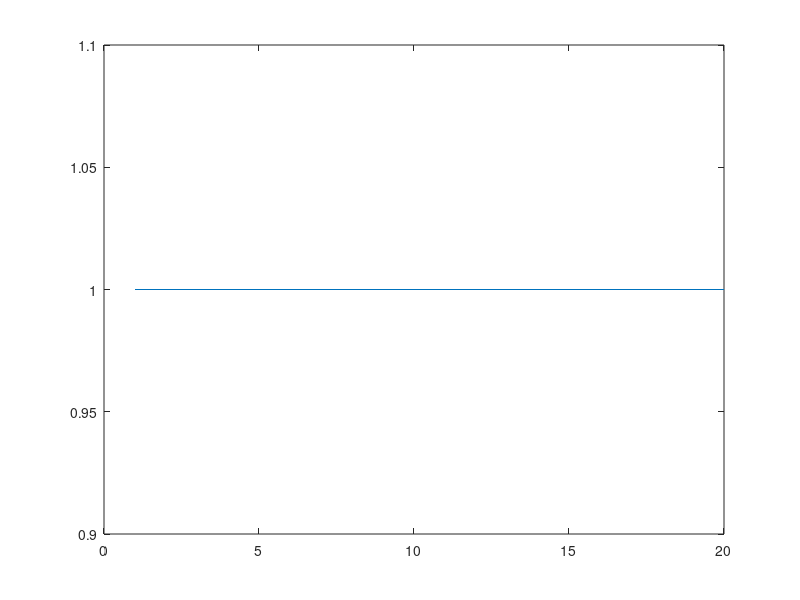

The MATLAB source for this figure: (Note: this script raises an error after producing the figure.)
% MATLAB script for Fourier Transform
echo on
ts=0.1;                     % set parameters
fs=1/ts;
df=0.01;
x=[ones(1,20)]; % Rectangular wave
plot(x)
[X,x,df1]=fftseq(x,ts,df);          % derive the FFT
X1=X/fs;                                    % scaling
f=[0:df1:df1*(length(x)-1)]-fs/2;           % frequency vector for FFT
f1=[-5.0:0.001:5.0];                        % frequency vector for analytic approach
y= 2*sinc(2*f1)         % exact Fourier transform
pause % Press akey to see the plot of the Fourier Transform derived analytically.
clf
subplot(2,1,1)
plot(f1,abs(y));
xlabel('Frequency')
title('Magnitude-spectrum of x(t) derived analytically')
pause % Press akey to see the plot of the Fourier Transform derived numerically.
subplot(2,1,2)
plot(f,fftshift(abs(X1)));
xlabel('Frequency')
title('Magnitude-spectrum of x(t) derived numerically')
